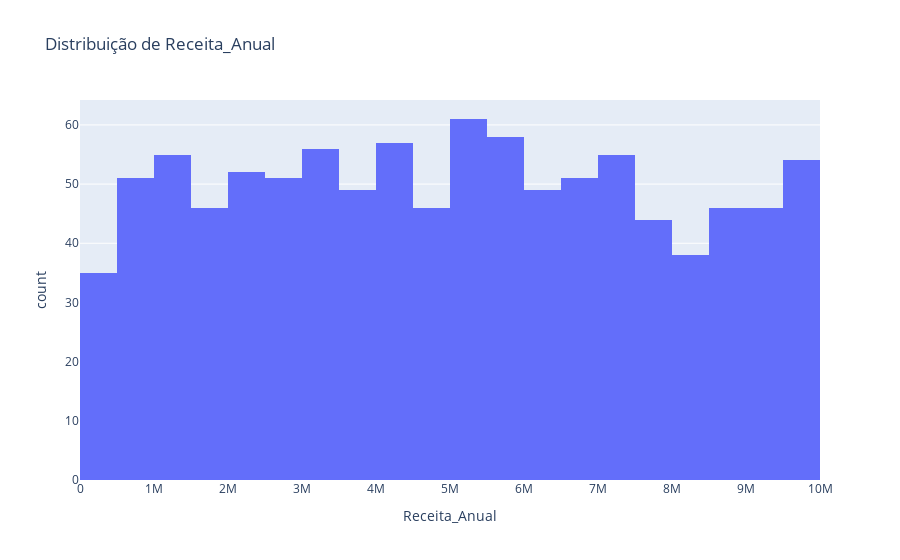
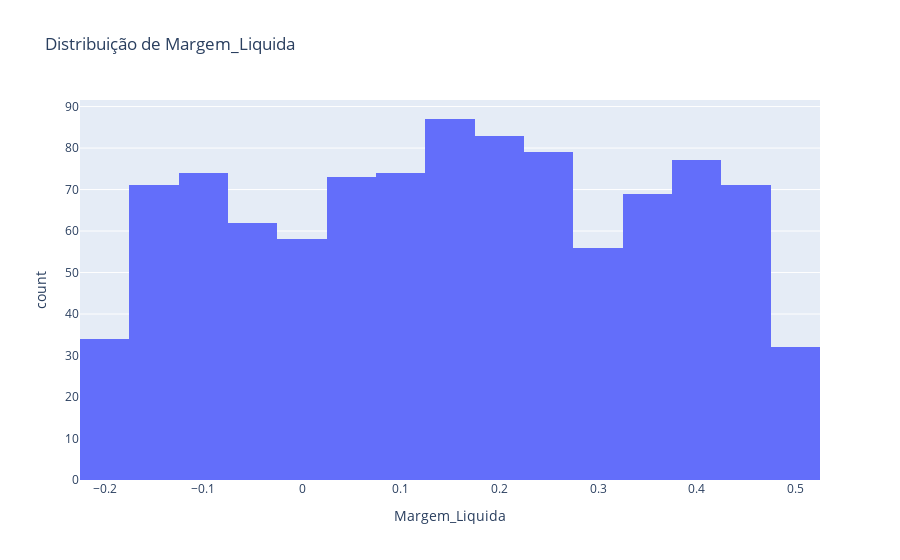
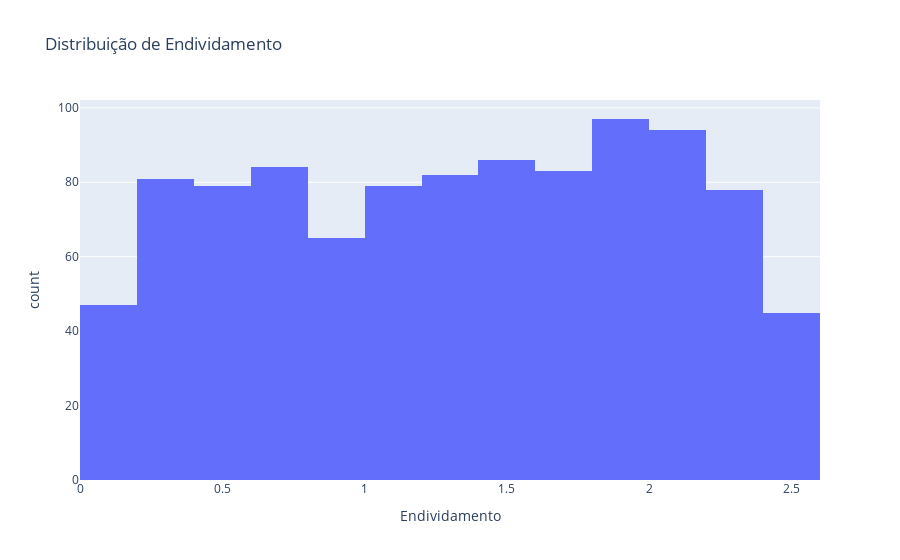
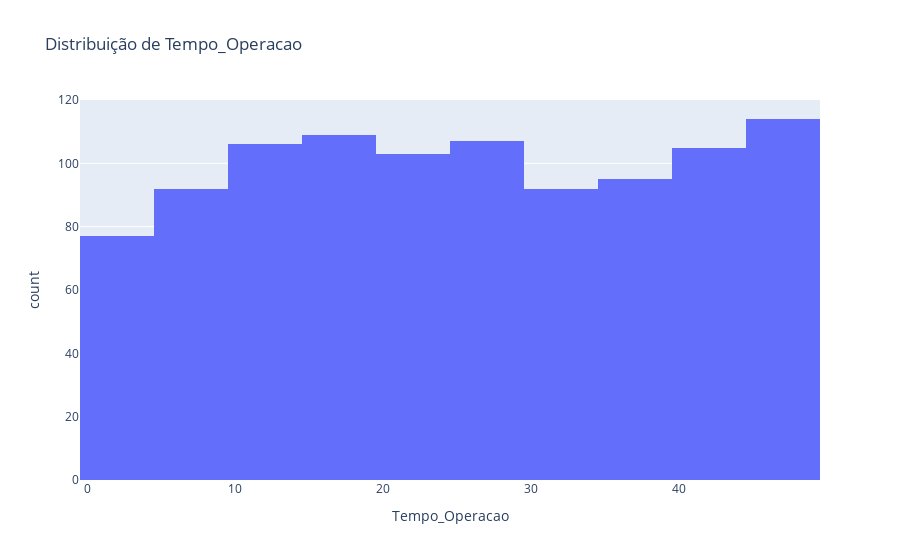

The code cell stored with these charts, in order, in its notebook:
### Code cell
# Visualizar a Disitribuição das Features numéricas
for col in features_numericas:
    fig = px.histogram(df_empresas, x=col, nbins=20, title=f'Distribuição de {col}')
    fig.show()

### Figure 1 — Plotly figure (JSON) as saved in the notebook; plotly's stock layout.template omitted (floating-point values rounded to 4 significant figures; data arrays with more than 128 entries replaced by an {"elided": "..."} marker saying what was removed)
{"data": [{"bingroup": "x", "hovertemplate": "Receita_Anual=%{x}<br>count=%{y}<extra></extra>", "legendgroup": "", "marker": {"color": "#636efa", "pattern": {"shape": ""}}, "name": "", "nbinsx": 20, "orientation": "v", "showlegend": false, "type": "histogram", "x": {"elided": "1000 int values"}, "xaxis": "x", "yaxis": "y"}], "layout": {"barmode": "relative", "legend": {"tracegroupgap": 0}, "title": {"text": "Distribuição de Receita_Anual"}, "xaxis": {"anchor": "y", "domain": [0, 1], "title": {"text": "Receita_Anual"}}, "yaxis": {"anchor": "x", "domain": [0, 1], "title": {"text": "count"}}}}

### Figure 2 — Plotly figure (JSON) as saved in the notebook; plotly's stock layout.template omitted (floating-point values rounded to 4 significant figures; data arrays with more than 128 entries replaced by an {"elided": "..."} marker saying what was removed)
{"data": [{"bingroup": "x", "hovertemplate": "Margem_Liquida=%{x}<br>count=%{y}<extra></extra>", "legendgroup": "", "marker": {"color": "#636efa", "pattern": {"shape": ""}}, "name": "", "nbinsx": 20, "orientation": "v", "showlegend": false, "type": "histogram", "x": {"elided": "1000 float values"}, "xaxis": "x", "yaxis": "y"}], "layout": {"barmode": "relative", "legend": {"tracegroupgap": 0}, "title": {"text": "Distribuição de Margem_Liquida"}, "xaxis": {"anchor": "y", "domain": [0, 1], "title": {"text": "Margem_Liquida"}}, "yaxis": {"anchor": "x", "domain": [0, 1], "title": {"text": "count"}}}}

### Figure 3 — Plotly figure (JSON) as saved in the notebook; plotly's stock layout.template omitted (floating-point values rounded to 4 significant figures; data arrays with more than 128 entries replaced by an {"elided": "..."} marker saying what was removed)
{"data": [{"bingroup": "x", "hovertemplate": "Endividamento=%{x}<br>count=%{y}<extra></extra>", "legendgroup": "", "marker": {"color": "#636efa", "pattern": {"shape": ""}}, "name": "", "nbinsx": 20, "orientation": "v", "showlegend": false, "type": "histogram", "x": {"elided": "1000 float values"}, "xaxis": "x", "yaxis": "y"}], "layout": {"barmode": "relative", "legend": {"tracegroupgap": 0}, "title": {"text": "Distribuição de Endividamento"}, "xaxis": {"anchor": "y", "domain": [0, 1], "title": {"text": "Endividamento"}}, "yaxis": {"anchor": "x", "domain": [0, 1], "title": {"text": "count"}}}}

### Figure 4 — Plotly figure (JSON) as saved in the notebook; plotly's stock layout.template omitted (floating-point values rounded to 4 significant figures; data arrays with more than 128 entries replaced by an {"elided": "..."} marker saying what was removed)
{"data": [{"bingroup": "x", "hovertemplate": "Tempo_Operacao=%{x}<br>count=%{y}<extra></extra>", "legendgroup": "", "marker": {"color": "#636efa", "pattern": {"shape": ""}}, "name": "", "nbinsx": 20, "orientation": "v", "showlegend": false, "type": "histogram", "x": {"elided": "1000 int values"}, "xaxis": "x", "yaxis": "y"}], "layout": {"barmode": "relative", "legend": {"tracegroupgap": 0}, "title": {"text": "Distribuição de Tempo_Operacao"}, "xaxis": {"anchor": "y", "domain": [0, 1], "title": {"text": "Tempo_Operacao"}}, "yaxis": {"anchor": "x", "domain": [0, 1], "title": {"text": "count"}}}}
